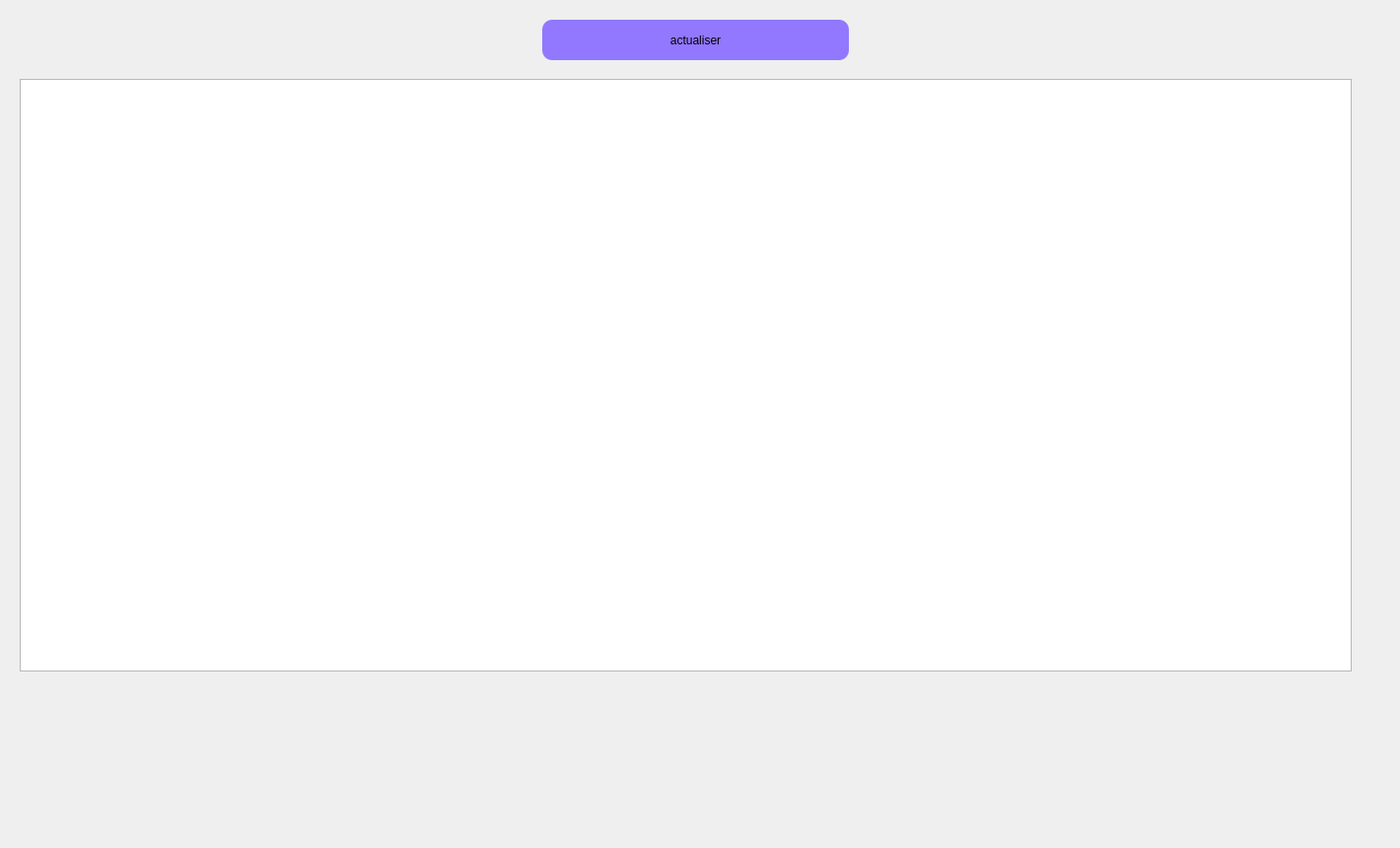
     <widget class="QWidget" name="tab_17">
      <attribute name="title">
       <string>affectation</string>
      </attribute>
      <widget class="QLabel" name="label_49">
       <property name="geometry">
        <rect>
         <x>0</x>
         <y>0</y>
         <width>1411</width>
         <height>851</height>
        </rect>
       </property>
       <property name="text">
        <string/>
       </property>
       <property name="pixmap">
        <pixmap>../images/bg.v1.jpg</pixmap>
       </property>
      </widget>
      <widget class="QTableView" name="tabticaff">
       <property name="geometry">
        <rect>
         <x>20</x>
         <y>80</y>
         <width>1351</width>
         <height>601</height>
        </rect>
       </property>
      </widget>
      <widget class="QPushButton" name="pushButton_7">
       <property name="geometry">
        <rect>
         <x>550</x>
         <y>20</y>
         <width>311</width>
         <height>41</height>
        </rect>
       </property>
       <property name="cursor">
        <cursorShape>PointingHandCursor</cursorShape>
       </property>
       <property name="styleSheet">
        <string notr="true">background-color: rgb(0, 0, 255);
background-color: rgb(145, 120, 255);
border-radius: 10px;</string>
       </property>
       <property name="text">
        <string>actualiser</string>
       </property>
      </widget>
      <widget class="QLabel" name="label_72">
       <property name="geometry">
        <rect>
         <x>0</x>
         <y>0</y>
         <width>1321</width>
         <height>731</height>
        </rect>
       </property>
       <property name="text">
        <string/>
       </property>
       <property name="pixmap">
        <pixmap>../../Downloads/back.png</pixmap>
       </property>
      </widget>
      <zorder>label_72</zorder>
      <zorder>label_49</zorder>
      <zorder>tabticaff</zorder>
      <zorder>pushButton_7</zorder>
     </widget>
